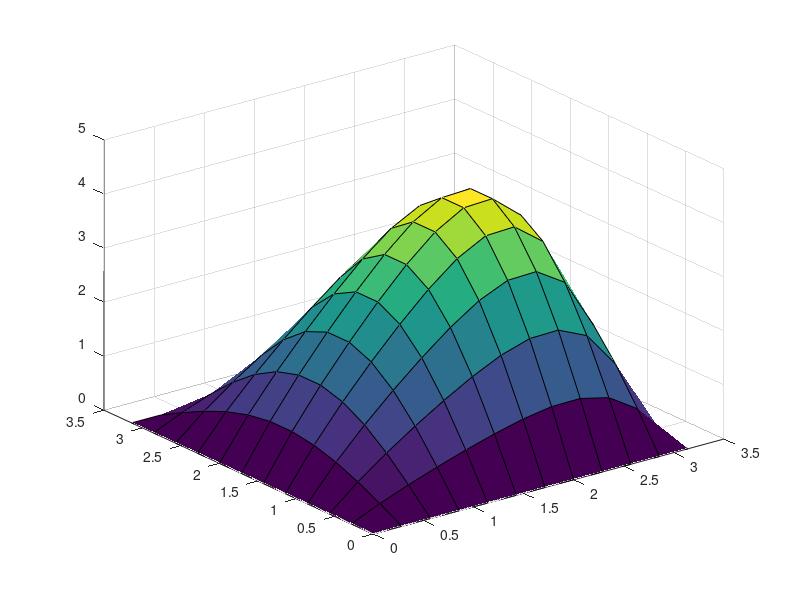

Write MATLAB code to recreate this figure.
%PROGRAM FOR HWK6
%WRITTEN IN MATLAB
clear all
clc
% Set up boundary Conditions and step increments
%also set up plate length
% M for x; N for y;
lx= pi;
ly=pi;
m=10;
n=m;
dx= lx/(m+1);
dy= ly/(n+1);
%Boundary Conditions Defined here
u0=0;
uL=0;
v0=0;
vL=0;
%determining how many iterations to do to solver using 
%Gauss Seidel
iteration=10;
%defining x & y intervals

x=[0:dx:lx];
y=[0:dy:ly];

%Closed-form solution given in Assignment sheet 
% M an integer
M=1;
for p=1:length(x)
    for q=1:length(y)
      solu(p,q)=(ly-y(q)).*sin(M.*x(p)).*sinh(M.*y(q));
      solf(p,q)= -2.*M.*sin(M.*x(p)).*cosh(M.*y(q));
    end
end
surf(x,y,solu);
%given f in del2u=f

%surf(x,y,solf);

%setting up u properly:
u(m,n)=0;

u_new(m,n)=0;

for j=1:n
    for i=1:m
       %checking to see if at boundaries
        if i==1
           if j==1
             %will be at CORNER (0,0)  
                u(i,j)=(dx*dy*2*M*sin(M*i*dx)*cosh(M*j*dy) -u0-v0-u(i+1,j) -u(i,j+1))/-4;
           elseif j==n % will be at CORNER (0,ly)
                u(i,j)= (dx*dy*2*M*sin(M*i*dx)*cosh(M*j*dy) -u(i,j-1)-v0-u(i+1,j) -uL)/-4
           else %will be at LINE (0,y)
                u(i,j)= (dx*dy*2*M*sin(M*i*dx)*cosh(M*j*dy) -u(i,j-1)-v0-u(i+1,j) -u(i,j+1))/-4;
           end
        end
        
        if (j==1) && ((i~=1) && (i~=m)) % now will at LINE at (x !=0,0)
            u(i,j)= (dx*dy*2*M*sin(M*i*dx)*cosh(M*j*dy) -u0-u(i-1,j)-u(i+1,j) -u(i,j+1))/-4;
        end
         
        if i==m
            if j==n
                %will be at CORNER (lx,ly)
                 u(i,j)= (dx*dy*2*M*sin(M*i*dx)*cosh(M*j*dy) -u(i,j-1)-u(i-1,j)-uL -vL)/-4;
            elseif j==1
                % will be at CORNER (lx,0)
                u(i,j)= (dx*dy*2*M*sin(M*i*dx)*cosh(M*j*dy) -u0-u(i-1,j)-vL -u(i,j+1))/-4;
            else %now at LINE (lx,y)
                u(i,j)= (dx*dy*2*M*sin(M*i*dx)*cosh(M*j*dy) -u(i,j-1)-u(i-1,j)-vL -u(i,j+1))/-4;
            end
        end
        
         
         
         if (j==n) && ((i~=1) && (i~=m))  % will be at LINE (x,ly)
            u(i,j)= (dx*dy*2*M*sin(M*i*dx)*cosh(M*j*dy) -u(i,j-1)-u(i-1,j)-u(i+1,j) -uL)/-4;
         end
         
         %end of boundary check; else will be within space
        
        if ((i~=1) && (i~=m) && (j~=1) && (j~=n)) %checks to see if index does not depend on boundary    
            u(i,j)= (dx*dy*2*M*sin(M*i*dx)*cosh(M*j*dy) -u(i,j-1)-u(i-1,j)-u(i+1,j) -u(i,j+1))/-4;
        end
        %End of solving for u at boundaries & inner space area
        
     end
end
u_new=u;
%First guess done; will use gauss-seidel iteratively to get better
%answers 
        for k=1:iteration %repetition of each step
           for j=1:n
                for i=1:m
                    if (i==1) && (j==1) % lower  left corner check
                       u_new(i,j)= .25*(u0+u(i+1,j)+v0+u(i,j+1))+-1*.25*dx*dy*-2*M*sin(M*i*dx)*cosh(M*j*dy);
                    
                    elseif (i==1) &&(j==n) %upper left corner check 
                        u_new(i,j)= .25*(v0+u(i+1,j)+u_new(i,j-1)+uL)+-1*.25*dx*dy*-2*M*sin(M*i*dx)*cosh(M*j*dy);
                    
                    elseif(i==m) &&(j==1) %lower right corner check
                        u_new(i,j)= .25*(u_new(i-1,j)+vL+u0+u(i,j+1))+-1*.25*dx*dy*-2*M*sin(M*i*dx)*cosh(M*j*dy);
                        
                    elseif(i==m) &&(j==n) %upper right corner check
                        u_new(i,j)= .25*(u_new(i-1,j)+vL+u_new(i,j-1)+uL)+-1*.25*dx*dy*-2*M*sin(M*i*dx)*cosh(M*j*dy);
                    
                    elseif (i==1) % x axis check
                        u_new(i,j)= .25*(v0+u(i+1,j)+u_new(i,j-1)+u(i,j+1))+-1*.25*dx*dy*-2*M*sin(M*i*dx)*cosh(M*j*dy);
                    
                    elseif (i==m)  % x=lx check
                        u_new(i,j)= .25*(u_new(i-1,j)+u_new(i,j-1)+u(i,j+1))+-1*.25*dx*dy*-2*M*sin(M*i*dx)*cosh(M*j*dy);
                    
                    elseif(j==1) % y axis check
                        u_new(i,j)= .25*(u_new(i-1,j)+u(i+1,j)+u(i,j+1))+-1*.25*dx*dy*-2*M*sin(M*i*dx)*cosh(M*j*dy);
                    
                    elseif(j==m) %y=ly
                        u_new(i,j)= .25*(u_new(i-1,j)+u(i+1,j)+u_new(i,j-1))+-1*.25*dx*dy*-2*M*sin(M*i*dx)*cosh(M*j*dy);
                    
                    else %all others wont depend on boundary
                        u_new(i,j)= .25*(u_new(i-1,j)+u(i+1,j)+u_new(i,j-1)+u(i,j+1))+-1*.25*dx*dy*-2*M*sin(M*i*dx)*cosh(M*j*dy);
                    
                    end
                     u(i,j)=u_new(i,j);
                end
           end
           u=u_new;
        end
        
     u
     solu
    

        
